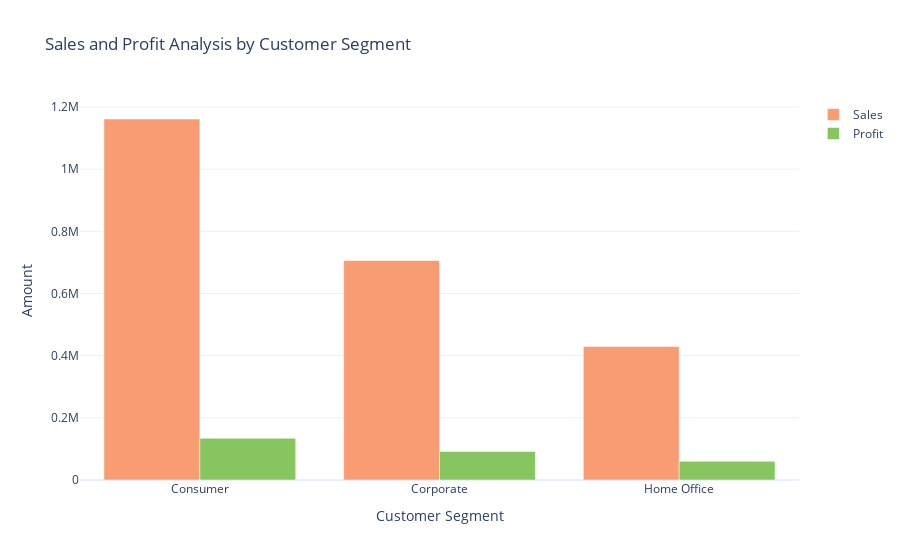

Here is the notebook cell this chart was saved with:
### Markdown cell above
## **7️⃣ Sales and Profit Analysis by Customer Segment**

### Code cell
sales_profit_by_segment = data.groupby('Segment').agg({'Sales': 'sum', 'Profit': 'sum'}).reset_index()

color_palette = colors.qualitative.Pastel

fig = go.Figure()
fig.add_trace(go.Bar(x = sales_profit_by_segment['Segment'], 
                     y = sales_profit_by_segment['Sales'], 
                     name = 'Sales',
                     marker_color = color_palette[2]))

fig.add_trace(go.Bar(x = sales_profit_by_segment['Segment'], 
                     y = sales_profit_by_segment['Profit'], 
                     name = 'Profit',
                     marker_color = color_palette[4]))

fig.update_layout(title = 'Sales and Profit Analysis by Customer Segment',
                  xaxis_title = 'Customer Segment', yaxis_title = 'Amount')

fig.show()

### Figure 1 — Plotly figure (JSON) as saved in the notebook; plotly's stock layout.template omitted (floating-point values rounded to 4 significant figures)
{"data": [{"marker": {"color": "rgb(248, 156, 116)"}, "name": "Sales", "type": "bar", "x": ["Consumer", "Corporate", "Home Office"], "y": [1161000.0, 706100.0, 429700.0]}, {"marker": {"color": "rgb(135, 197, 95)"}, "name": "Profit", "type": "bar", "x": ["Consumer", "Corporate", "Home Office"], "y": [134100.0, 91980.0, 60300.0]}], "layout": {"title": {"text": "Sales and Profit Analysis by Customer Segment"}, "xaxis": {"title": {"text": "Customer Segment"}}, "yaxis": {"title": {"text": "Amount"}}}}
